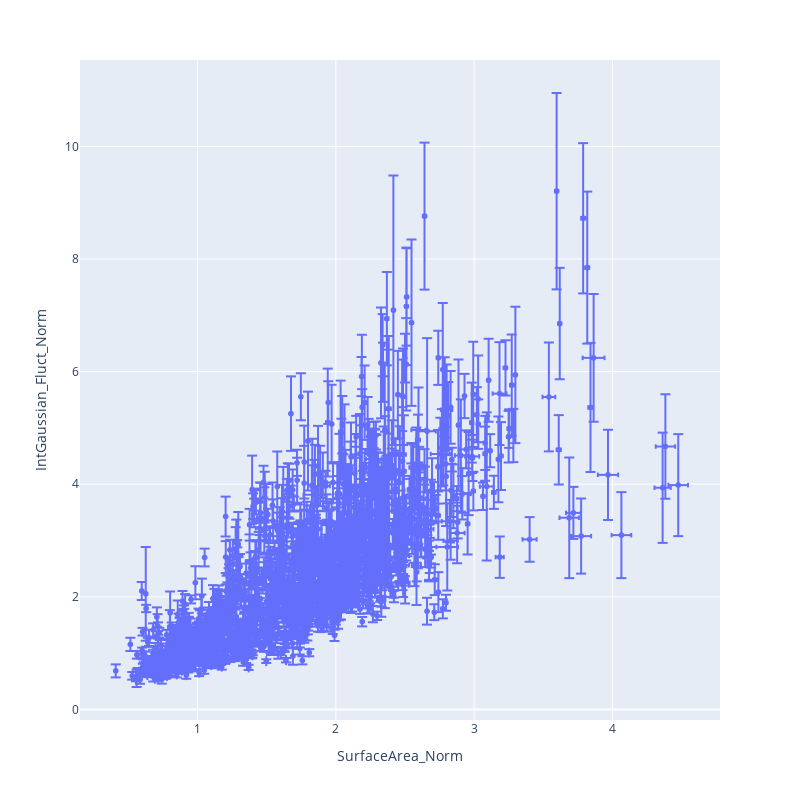

Notebook source saved alongside this figure:
### Code cell
fig = px.scatter(
    result,
    x='SurfaceArea_Norm',
    y='IntGaussian_Fluct_Norm',
    hover_name='Scan_ID',
    error_x='SurfaceArea_Norm_std',
    error_y='IntGaussian_Fluct_Norm_std',
    width=800, height=800
)
fig.show()

### Figure 1 — Plotly figure (JSON) as saved in the notebook; plotly's stock layout.template omitted (floating-point values rounded to 4 significant figures; data arrays with more than 128 entries replaced by an {"elided": "..."} marker saying what was removed)
{"data": [{"error_x": {"array": {"elided": "1639 float values"}}, "error_y": {"array": {"elided": "1639 float values"}}, "hovertemplate": "<b>%{hovertext}</b><br><br>SurfaceArea_Norm=%{x}<br>IntGaussian_Fluct_Norm=%{y}<extra></extra>", "hovertext": {"elided": "1639 str values"}, "legendgroup": "", "marker": {"color": "#636efa", "symbol": "circle"}, "mode": "markers", "name": "", "showlegend": false, "type": "scattergl", "x": {"elided": "1639 float values"}, "xaxis": "x", "y": {"elided": "1639 float values"}, "yaxis": "y"}], "layout": {"height": 800, "legend": {"tracegroupgap": 0}, "margin": {"t": 60}, "width": 800, "xaxis": {"anchor": "y", "domain": [0, 1], "title": {"text": "SurfaceArea_Norm"}}, "yaxis": {"anchor": "x", "domain": [0, 1], "title": {"text": "IntGaussian_Fluct_Norm"}}}}
